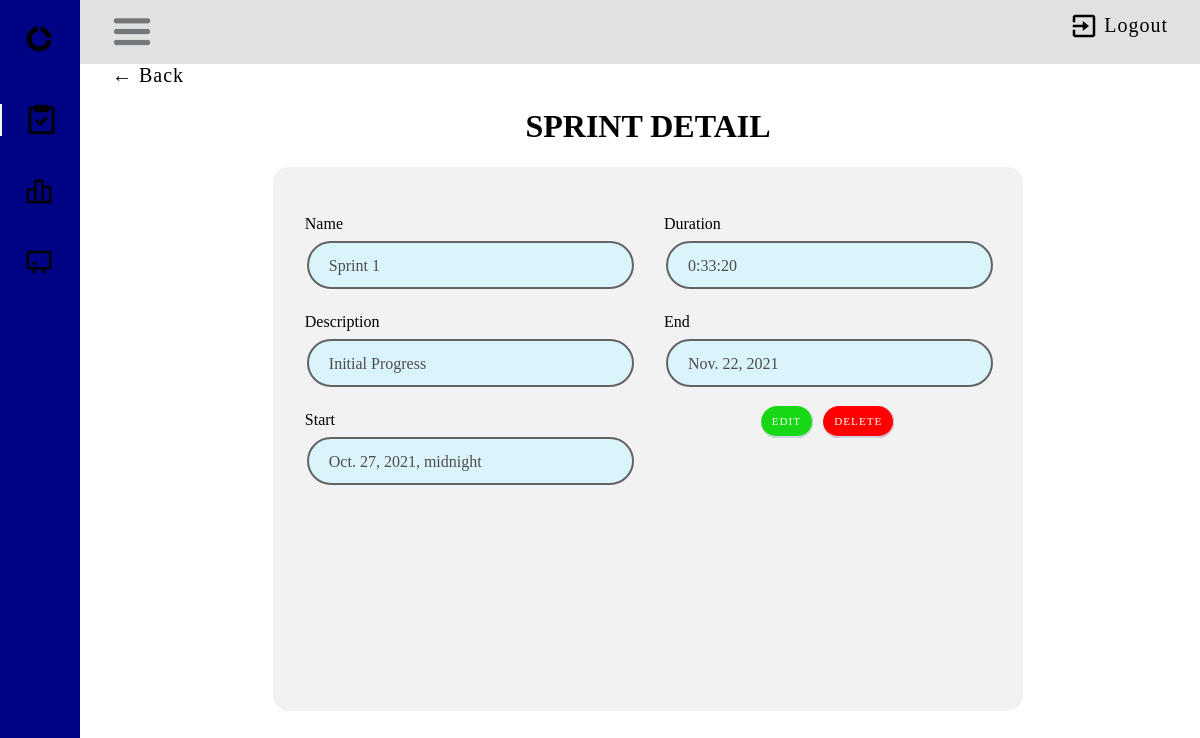
The page /sprint/1/ (signed in) on the database as committed earlier.
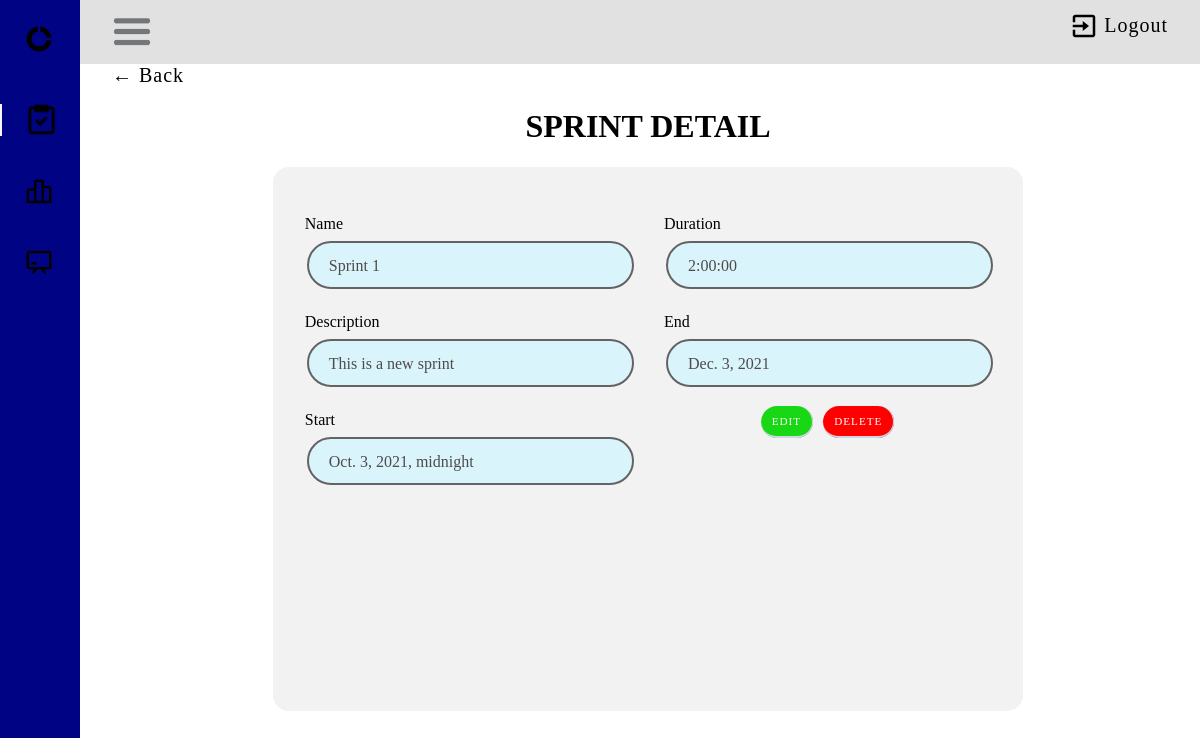
The same page on the database as committed later.
### taskManager/models.py (models this page shows, shortened)
class Sprint(models.Model):
    name = models.CharField(max_length=50, blank=True, default='')
    description = models.TextField(blank=True, default='')
    start = models.DateTimeField(unique=True)
    Duration= models.DurationField()
    end = models.DateField(unique=True)
    project = models.ForeignKey(Project, on_delete=models.CASCADE, null=False)
    class Meta:
        ordering = ['name']

### taskManager/view/sprint/views.py (the view)
# urls.py: path('sprint/<int:pk>/', SprintViewSet.as_view(), name='sprint'),
class SprintViewSet(LoginRequiredMixin, DetailView):
    model = Sprint
    context_object_name = 'sprint'
    fields = '__all__'
    template_name = "sprint/sprint.html"
    success_url = reverse_lazy('tasks')
    search_fields = ('name',)
    ordering_fields = ('end', 'name',)

### taskManager/templates/sprint/sprint.html (shortened to what this page needs)
{% load crispy_forms_tags %}
{% block content %}
{% load static %}
<div class="header-back-button">
    <a href="{% url 'sprint_list' %}">&#8592; Back</a>
</div>
        <link rel="stylesheet" href="{% static 'css/home.css' %}">
        <link rel="stylesheet" href="{% static 'css/task.css' %}">
        <link rel="stylesheet" href="{% static 'css/task_detail.css' %}">
<div id="body-pd">
    <header class="header" id="header">
        <div class="header_toggle">
            <img class="bx bx-menu" id="header-toggle" width="40px" src="/static/images/burger-menu.jpg" alt="burger menu">
        <div class="header-logout">
            <img class="exit-icon" src="/static/images/exit.png" alt="burger menu">
            {% if request.user.is_authenticated %}
                <a class="header-text" href="{% url 'user_logout' %}">Logout</a>
            {% else %}
                <a class="header-text" href="{% url 'user_login' %}">Login</a>
            {% endif %}
        </div>
    </div>
    </header>
    <div class="l-navbar" id="nav-bar">
        <nav class="nav">
            <div>
                <a href="#" class="nav_logo">
                    <img class="bx bx-menu" id="header-toggle" width="30px" src="/static/images/app-icon.png" alt="burger menu">
                </a>
                <div class="nav_list">
                    <a href="{% url 'tasks' %}" class="nav_link active">
                        <img width="35px" src="/static/images/task-icon.png" alt="burger menu">
                    </a>
                    <a href="{% url 'sprint_list' %}" class="nav_link">
                        <img width="30px" src="/static/images/backlog-icon.png" alt="burger menu">
                    </a>
                    <a href="#" class="nav_link">
                        <img width="30px" src="/static/images/board-icon.png" alt="burger menu">
                    </a>
                </div>
            </div>
        </nav>
    </div>
</div>
<h1 class="task-title"> SPRINT DETAIL</h1>
<div class="background-form">
    <div class="row">
        <div class="column">
            <div><p>Name <span class="info">{{sprint.name}}</span></p></div>
            <div><p>Description <span class="info">{{sprint.description}}</span></p></div>
            <div><p>Start <span class="info">{{sprint.start}}</span></p></div>
        </div>
        <div class="column">
            <div><p>Duration <span class="info">{{sprint.Duration}}</span></p></div>
            <div><p>End <span class="info">{{sprint.end}}</span></p></div>
            <div  class="task-title" style="margin: 12px 0px;">
                <span><a href="{% url 'sprint_update' sprint.pk %}" class="btn btn-style btn-edit">Edit</a> </span>
                <span><a href="{% url 'sprint_delete' sprint.pk %}" class="btn btn-style btn-delete">Delete</a> </span>
            </div>
        </div>
    </div>
</div>
{% endblock content %}

Rows that differ between the two databases and show on the page:
changed Sprint "Sprint 1": description "Initial Progress" → "This is a new sprint"; start "Oct. 27, 2021, midnight" → "Oct. 3, 2021, midnight"; Duration "0:33:20" → "2:00:00"; end "Nov. 22, 2021" → "Dec. 3, 2021"
